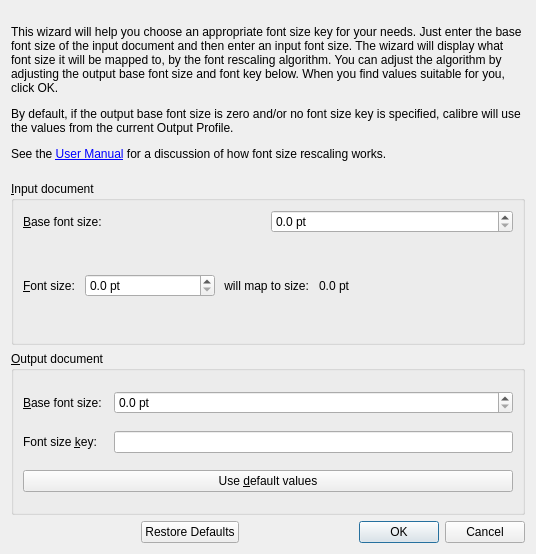
<?xml version="1.0" encoding="UTF-8"?>
<ui version="4.0">
 <class>Dialog</class>
 <widget class="QDialog" name="Dialog">
  <property name="geometry">
   <rect>
    <x>0</x>
    <y>0</y>
    <width>536</width>
    <height>554</height>
   </rect>
  </property>
  <property name="windowTitle">
   <string>Font rescaling wizard</string>
  </property>
  <property name="windowIcon">
   <iconset resource="../../../../resources/images.qrc">
    <normaloff>:/images/wizard.png</normaloff>:/images/wizard.png</iconset>
  </property>
  <layout class="QGridLayout" name="gridLayout">
   <item row="5" column="1" colspan="3">
    <widget class="QDialogButtonBox" name="buttonBox">
     <property name="orientation">
      <enum>Qt::Horizontal</enum>
     </property>
     <property name="standardButtons">
      <set>QDialogButtonBox::Cancel|QDialogButtonBox::Ok|QDialogButtonBox::RestoreDefaults</set>
     </property>
    </widget>
   </item>
   <item row="0" column="0" colspan="4">
    <widget class="QLabel" name="label">
     <property name="text">
      <string>&lt;p&gt;This wizard will help you choose an appropriate font size key for your needs. Just enter the base font size of the input document and then enter an input font size. The wizard will display what font size it will be mapped to, by the font rescaling algorithm. You can adjust the algorithm by adjusting the output base font size and font key below. When you find values suitable for you, click OK.&lt;/p&gt;
&lt;p&gt;By default, if the output base font size is zero and/or no font size key is specified, calibre will use the values from the current Output Profile. &lt;/p&gt;
&lt;p&gt;See the &lt;a href=&quot;http://manual.calibre-ebook.com/conversion.html#font-size-rescaling&quot;&gt;User Manual&lt;/a&gt; for a discussion of how font size rescaling works.&lt;/p&gt;</string>
     </property>
     <property name="wordWrap">
      <bool>true</bool>
     </property>
     <property name="openExternalLinks">
      <bool>true</bool>
     </property>
    </widget>
   </item>
   <item row="2" column="0" colspan="4">
    <widget class="QGroupBox" name="groupBox_2">
     <property name="title">
      <string>&amp;Output document</string>
     </property>
     <layout class="QGridLayout" name="gridLayout_2">
      <item row="0" column="0">
       <widget class="QLabel" name="label_3">
        <property name="text">
         <string>&amp;Base font size:</string>
        </property>
        <property name="buddy">
         <cstring>output_base_font_size</cstring>
        </property>
       </widget>
      </item>
      <item row="1" column="0" colspan="2">
       <widget class="QLabel" name="label_4">
        <property name="text">
         <string>Font size &amp;key:</string>
        </property>
        <property name="buddy">
         <cstring>font_size_key</cstring>
        </property>
       </widget>
      </item>
      <item row="1" column="2">
       <widget class="QLineEdit" name="font_size_key"/>
      </item>
      <item row="0" column="2">
       <widget class="QDoubleSpinBox" name="output_base_font_size">
        <property name="suffix">
         <string> pt</string>
        </property>
        <property name="decimals">
         <number>1</number>
        </property>
       </widget>
      </item>
      <item row="2" column="0" colspan="3">
       <widget class="QPushButton" name="button_use_default">
        <property name="text">
         <string>Use &amp;default values</string>
        </property>
       </widget>
      </item>
     </layout>
    </widget>
   </item>
   <item row="1" column="0" colspan="4">
    <widget class="QGroupBox" name="groupBox">
     <property name="title">
      <string>&amp;Input document</string>
     </property>
     <layout class="QGridLayout" name="gridLayout_3">
      <item row="0" column="0">
       <widget class="QLabel" name="label_5">
        <property name="text">
         <string>&amp;Base font size:</string>
        </property>
        <property name="buddy">
         <cstring>input_base_font_size</cstring>
        </property>
       </widget>
      </item>
      <item row="0" column="1">
       <widget class="QDoubleSpinBox" name="input_base_font_size">
        <property name="suffix">
         <string> pt</string>
        </property>
        <property name="decimals">
         <number>1</number>
        </property>
       </widget>
      </item>
      <item row="1" column="0" colspan="2">
       <layout class="QHBoxLayout" name="horizontalLayout">
        <item>
         <widget class="QLabel" name="label_6">
          <property name="text">
           <string>&amp;Font size: </string>
          </property>
          <property name="buddy">
           <cstring>input_font_size</cstring>
          </property>
         </widget>
        </item>
        <item>
         <widget class="QDoubleSpinBox" name="input_font_size">
          <property name="sizePolicy">
           <sizepolicy hsizetype="Minimum" vsizetype="Fixed">
            <horstretch>1</horstretch>
            <verstretch>0</verstretch>
           </sizepolicy>
          </property>
          <property name="maximumSize">
           <size>
            <width>130</width>
            <height>16777215</height>
           </size>
          </property>
          <property name="suffix">
           <string> pt</string>
          </property>
          <property name="decimals">
           <number>1</number>
          </property>
         </widget>
        </item>
        <item>
         <widget class="QLabel" name="label_7">
          <property name="text">
           <string> will map to size: </string>
          </property>
         </widget>
        </item>
        <item>
         <widget class="QLabel" name="input_mapped_font_size">
          <property name="text">
           <string>0.0 pt</string>
          </property>
         </widget>
        </item>
        <item>
         <spacer name="horizontalSpacer">
          <property name="orientation">
           <enum>Qt::Horizontal</enum>
          </property>
          <property name="sizeHint" stdset="0">
           <size>
            <width>40</width>
            <height>20</height>
           </size>
          </property>
         </spacer>
        </item>
       </layout>
      </item>
     </layout>
    </widget>
   </item>
  </layout>
 </widget>
 <resources>
  <include location="../../../../resources/images.qrc"/>
 </resources>
 <connections>
  <connection>
   <sender>buttonBox</sender>
   <signal>accepted()</signal>
   <receiver>Dialog</receiver>
   <slot>accept()</slot>
   <hints>
    <hint type="sourcelabel">
     <x>248</x>
     <y>254</y>
    </hint>
    <hint type="destinationlabel">
     <x>157</x>
     <y>274</y>
    </hint>
   </hints>
  </connection>
  <connection>
   <sender>buttonBox</sender>
   <signal>rejected()</signal>
   <receiver>Dialog</receiver>
   <slot>reject()</slot>
   <hints>
    <hint type="sourcelabel">
     <x>316</x>
     <y>260</y>
    </hint>
    <hint type="destinationlabel">
     <x>286</x>
     <y>274</y>
    </hint>
   </hints>
  </connection>
 </connections>
</ui>
